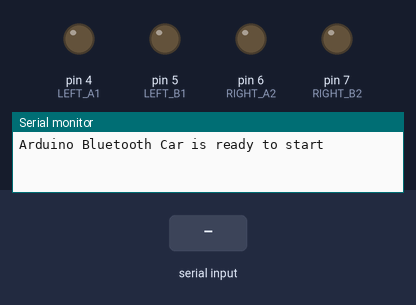
The sketch below on a simulated Arduino Uno, built with avr-gcc and run on an emulated ATmega328P. Shown: output pins drawn as LEDs (lit = HIGH), the last lines printed to the serial monitor. The inputs (shaded band) are chosen by the test bench.

Above: at 1.2 s.
1.3 s: "l" received over the second serial link
At 2.1 s:
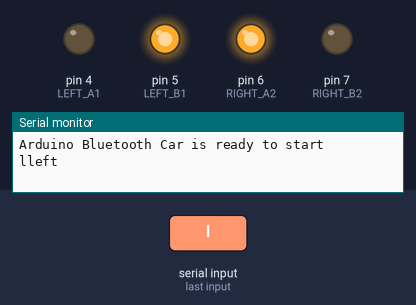
2.8 s: "r" received over the second serial link
At 3.2 s:
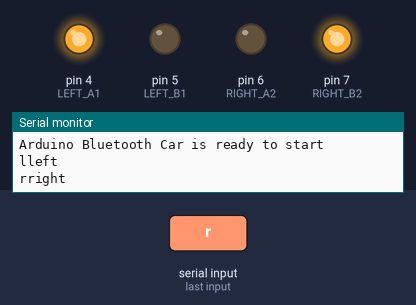
4.3 s: "f" received over the second serial link
At 5.5 s:
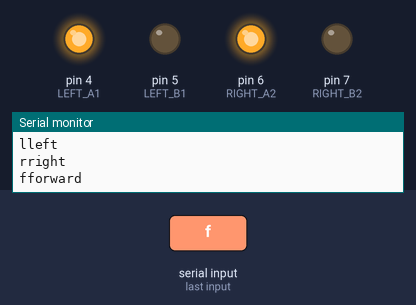
5.8 s: "b" received over the second serial link
At 6.7 s:
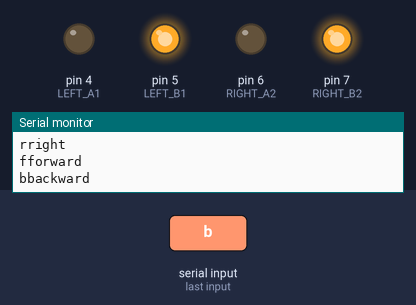
7.3 s: "w" received over the second serial link
At 7.9 s:
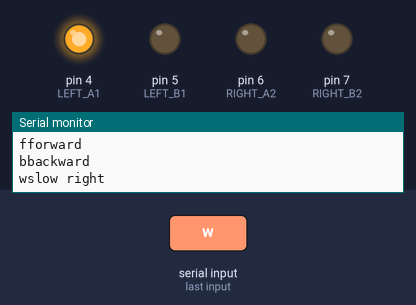
8.8 s: "q" received over the second serial link
At 10.2 s:
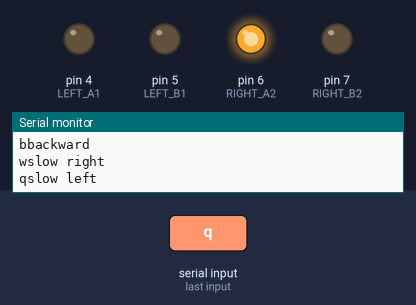
Timing chart, 0 to 11.3 s (numbered marks = the images above; inputs shaded):
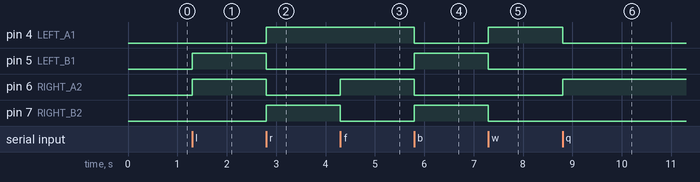

The sketch:

supreme_ghost_rider_ver1_for_ble.ino
```cpp
#include <SoftwareSerial.h> //시리얼 통신 라이브러리 호출

//모터 PIN 설정
#define LEFT_A1 4 //왼쪽 바퀴
#define LEFT_B1 5 //왼쪽 바퀴
#define RIGHT_A2 6 //오른쪽 바퀴
#define RIGHT_B2 7 //오른쪽 바퀴

//블루투스 PIN 설정
#define BLUE_TX 2 //블루투스 TX
#define BLUE_RX 3 //블루투스 RX

SoftwareSerial mySerial(BLUE_TX, BLUE_RX);  //시리얼 통신을 위한 객체선언
char value; //블루투스에서 받는 값

void setup() {
  Serial.begin(9600);   //시리얼모니터
  mySerial.begin(9600); //블루투스 시리얼 개방

  pinMode(LEFT_A1, OUTPUT);
  pinMode(RIGHT_A2, OUTPUT);
  pinMode(LEFT_B1, OUTPUT);
  pinMode(RIGHT_B2, OUTPUT);

  Serial.println("Arduino Bluetooth Car is ready to start");
}

void loop() {
  while(mySerial.available())  //mySerial에 전송된 값이 있으면
  {
     value = mySerial.read(); //전송값 읽음
     Serial.print(value);

     if(value == 'l'){            //좌회전(강)
       Serial.println("left");
       left();
     }else if(value == 'r'){      //우회전(강)
       Serial.println("right");
       right();
     }else if(value == 'f'){      //전진
       Serial.println("forward");
       forward();
     }else if(value == 'b'){      //후진
       Serial.println("backward");
       backward();
     }else if(value == 'w'){      //우회전(약)
       Serial.println("slow right");
       sRight();
     }else if(value == 'q'){      //좌회전(약)
       Serial.println("slow left");
       sLeft();
     }else if(value == 's'){      //정지
       Serial.println("stop");
       stop();
     }
  }

}

// 자동차 움직임 정의 Function 들
void forward(){
  digitalWrite(LEFT_A1, HIGH);
  digitalWrite(LEFT_B1, LOW);
  digitalWrite(RIGHT_A2, HIGH);
  digitalWrite(RIGHT_B2, LOW);
}
void backward(){
  digitalWrite(LEFT_A1, LOW);
  digitalWrite(LEFT_B1, HIGH);
  digitalWrite(RIGHT_A2, LOW);
  digitalWrite(RIGHT_B2, HIGH);
}
void left(){
  digitalWrite(LEFT_A1, LOW);
  digitalWrite(LEFT_B1, HIGH);
  digitalWrite(RIGHT_A2, HIGH);
  digitalWrite(RIGHT_B2, LOW);
}
void right(){
  digitalWrite(LEFT_A1, HIGH);
  digitalWrite(LEFT_B1, LOW);
  digitalWrite(RIGHT_A2, LOW);
  digitalWrite(RIGHT_B2, HIGH);
}
void sLeft(){
  digitalWrite(LEFT_A1, LOW);
  digitalWrite(LEFT_B1, LOW);
  digitalWrite(RIGHT_A2, HIGH);
  digitalWrite(RIGHT_B2, LOW);
}
void sRight(){
  digitalWrite(LEFT_A1, HIGH);
  digitalWrite(LEFT_B1, LOW);
  digitalWrite(RIGHT_A2, LOW);
  digitalWrite(RIGHT_B2, LOW);
}
void stop(){
  digitalWrite(LEFT_A1, LOW);
  digitalWrite(LEFT_B1, LOW);
  digitalWrite(RIGHT_A2, LOW);
  digitalWrite(RIGHT_B2, LOW);
}
```

Measured:
- after the input at 1.3 s, pin 5 (LEFT_B1), pin 6 (RIGHT_A2): LOW → HIGH at once
- after the input at 2.8 s, pin 4 (LEFT_A1), pin 7 (RIGHT_B2): LOW → HIGH at once; pin 5 (LEFT_B1), pin 6 (RIGHT_A2): HIGH → LOW at once
- after the input at 4.3 s, pin 6 (RIGHT_A2): LOW → HIGH at once; pin 7 (RIGHT_B2): HIGH → LOW at once
- after the input at 5.8 s, pin 4 (LEFT_A1), pin 6 (RIGHT_A2): HIGH → LOW at once; pin 5 (LEFT_B1), pin 7 (RIGHT_B2): LOW → HIGH at once
- after the input at 7.3 s, pin 4 (LEFT_A1): LOW → HIGH at once; pin 5 (LEFT_B1), pin 7 (RIGHT_B2): HIGH → LOW at once
- after the input at 8.8 s, pin 4 (LEFT_A1): HIGH → LOW at once; pin 6 (RIGHT_A2): LOW → HIGH at once
